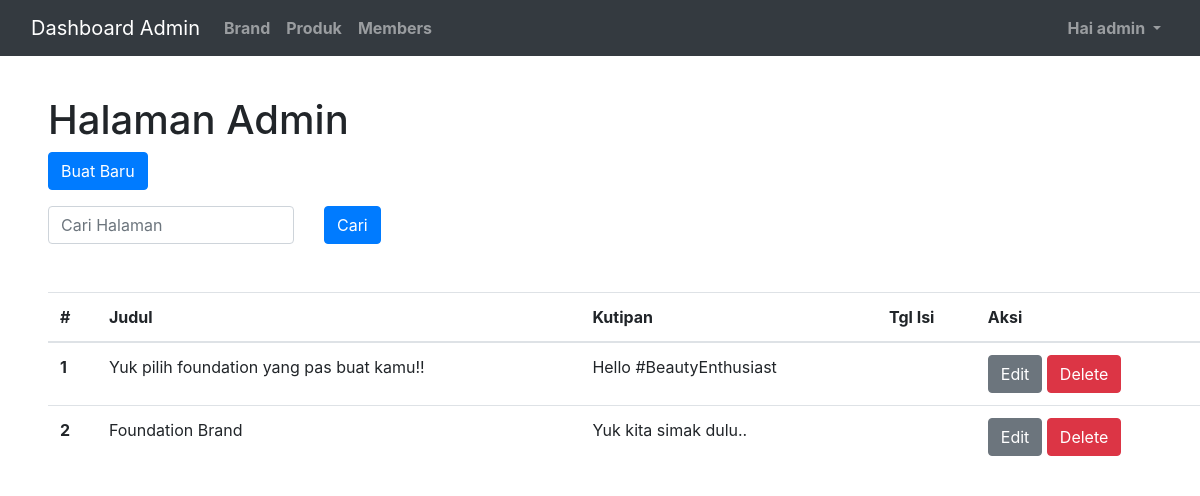
The page /admin/halaman.php (signed in) on the database its author committed.
### tables this page shows
CREATE TABLE `page` (
  `id` int(11) NOT NULL,
  `judul` varchar(255) NOT NULL,
  `kutipan` varchar(255) NOT NULL,
  `isi` text NOT NULL,
  `tgl_isi` timestamp NOT NULL DEFAULT current_timestamp() ON UPDATE current_timestamp()
);

### admin/halaman.php (the view, shortened to what this page needs)
<?php
    include("app.php");
?>
    <div class="container-fluid p-5">
        <h1 class="pt-5">Halaman Admin</h1>
        <div class="row w-50">
            <div class="col-12">
                <a href="inputData.php?halaman=page"><button class="btn btn-primary">Buat Baru</button></a>
            </div>
            <div class="col">
                <form action="#" method="GET">
                <input class="form-control mt-3" type="search" name="cari" id="cari" placeholder="Cari Halaman">
            </div>
            <div class="col">
                <input type="submit" class="btn btn-primary mt-3" value="Cari">
            </div>
        </div>
    </div>
    <div class="pl-5">
    <table class="table table-hover">
        <thead>
            <tr>
                <th>#</th>
                <th>Judul</th>
                <th>Kutipan</th>
                <th>Tgl Isi</th>
                <th>Aksi</th>
            </tr>
        </thead>
        <tbody>
            <?php
                if(isset($_GET['cari'])){
                    $cari = $_GET['cari'];
                    $sql = "SELECT * from page where judul like '%".$cari."%'";
                    $query = mysqli_query($db, $sql);
                }else{
                    $sql = "SELECT * from page";
                    $query = mysqli_query($db, $sql);
                }
                $i = 1;
                while($data = mysqli_fetch_array($query)){
            ?>
            <tr>
                <th scope="row"><?= $i ?></th>
                <td><?= $data['judul'] ?></td>
                <td><?= $data['kutipan'] ?></td>
                <td><?= $data['tgl'] ?></td>
                <td>
                    <a href="editPage.php?id=<?=$data['id']?>"><button class="btn btn-secondary pe-3">Edit</button></a>
                   <a href="deletePage.php?id=<?=$data['id']?>"><button class="btn btn-danger">Delete</button></a>
                </td>
            </tr>
            <?php $i++; }  ?>
        </tbody>
    </table>
    </div>

### rows shown on the page
page: judul "Yuk pilih foundation yang pas buat kamu!!", kutipan "Hello #BeautyEnthusiast"
page: judul "Foundation Brand", kutipan "Yuk kita simak dulu.."

### other values the page prints
$_SESSION['nama'] "admin"
